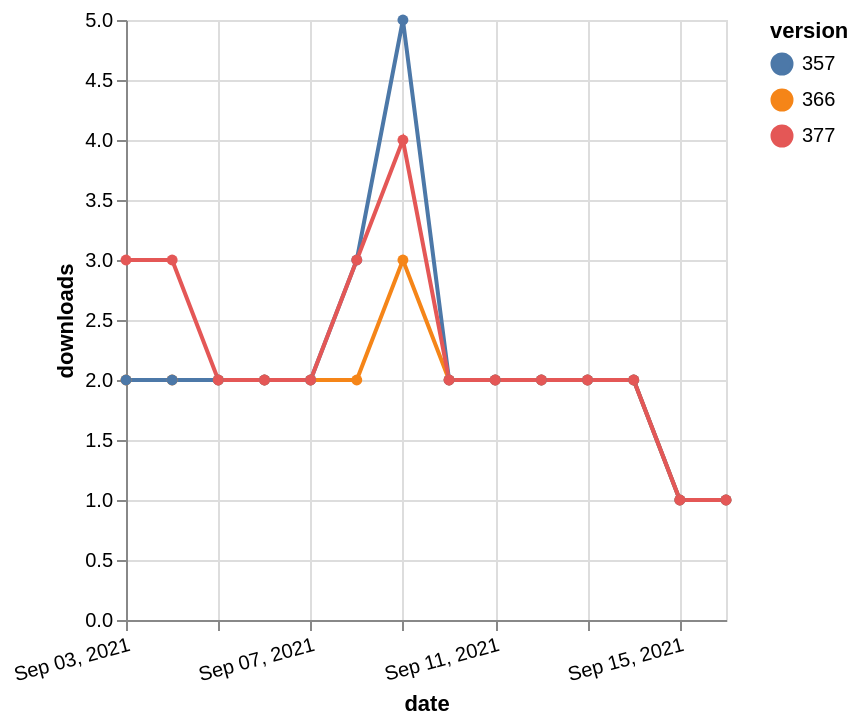

Describe this chart as a Vega-Lite specification.
### Vega-Lite specification from a JSON file in a GitHub repository (floating-point values rounded to 4 significant figures)
{"$schema": "https://vega.github.io/schema/vega-lite/v5.json", "description": "A simple bar chart with embedded data.", "data": {"values": [{"date": "2021-09-03", "total": 2236, "delta": 2, "version": "366"}, {"date": "2021-09-04", "total": 2238, "delta": 2, "version": "366"}, {"date": "2021-09-05", "total": 2240, "delta": 2, "version": "366"}, {"date": "2021-09-06", "total": 2242, "delta": 2, "version": "366"}, {"date": "2021-09-07", "total": 2244, "delta": 2, "version": "366"}, {"date": "2021-09-08", "total": 2246, "delta": 2, "version": "366"}, {"date": "2021-09-09", "total": 2249, "delta": 3, "version": "366"}, {"date": "2021-09-10", "total": 2251, "delta": 2, "version": "366"}, {"date": "2021-09-11", "total": 2253, "delta": 2, "version": "366"}, {"date": "2021-09-12", "total": 2255, "delta": 2, "version": "366"}, {"date": "2021-09-13", "total": 2257, "delta": 2, "version": "366"}, {"date": "2021-09-14", "total": 2259, "delta": 2, "version": "366"}, {"date": "2021-09-15", "total": 2260, "delta": 1, "version": "366"}, {"date": "2021-09-16", "total": 2261, "delta": 1, "version": "366"}, {"date": "2021-09-03", "total": 2723, "delta": 2, "version": "357"}, {"date": "2021-09-04", "total": 2725, "delta": 2, "version": "357"}, {"date": "2021-09-05", "total": 2727, "delta": 2, "version": "357"}, {"date": "2021-09-06", "total": 2729, "delta": 2, "version": "357"}, {"date": "2021-09-07", "total": 2731, "delta": 2, "version": "357"}, {"date": "2021-09-08", "total": 2734, "delta": 3, "version": "357"}, {"date": "2021-09-09", "total": 2739, "delta": 5, "version": "357"}, {"date": "2021-09-10", "total": 2741, "delta": 2, "version": "357"}, {"date": "2021-09-11", "total": 2743, "delta": 2, "version": "357"}, {"date": "2021-09-12", "total": 2745, "delta": 2, "version": "357"}, {"date": "2021-09-13", "total": 2747, "delta": 2, "version": "357"}, {"date": "2021-09-14", "total": 2749, "delta": 2, "version": "357"}, {"date": "2021-09-15", "total": 2750, "delta": 1, "version": "357"}, {"date": "2021-09-16", "total": 2751, "delta": 1, "version": "357"}, {"date": "2021-09-03", "total": 2046, "delta": 3, "version": "377"}, {"date": "2021-09-04", "total": 2049, "delta": 3, "version": "377"}, {"date": "2021-09-05", "total": 2051, "delta": 2, "version": "377"}, {"date": "2021-09-06", "total": 2053, "delta": 2, "version": "377"}, {"date": "2021-09-07", "total": 2055, "delta": 2, "version": "377"}, {"date": "2021-09-08", "total": 2058, "delta": 3, "version": "377"}, {"date": "2021-09-09", "total": 2062, "delta": 4, "version": "377"}, {"date": "2021-09-10", "total": 2064, "delta": 2, "version": "377"}, {"date": "2021-09-11", "total": 2066, "delta": 2, "version": "377"}, {"date": "2021-09-12", "total": 2068, "delta": 2, "version": "377"}, {"date": "2021-09-13", "total": 2070, "delta": 2, "version": "377"}, {"date": "2021-09-14", "total": 2072, "delta": 2, "version": "377"}, {"date": "2021-09-15", "total": 2073, "delta": 1, "version": "377"}, {"date": "2021-09-16", "total": 2074, "delta": 1, "version": "377"}]}, "width": "container", "mark": {"type": "line", "point": {"filled": true}}, "encoding": {"x": {"field": "date", "type": "temporal", "timeUnit": "yearmonthdate", "title": "date", "axis": {"labelAngle": -15}}, "y": {"field": "delta", "type": "quantitative", "title": "downloads"}, "color": {"field": "version", "type": "nominal"}, "tooltip": {"field": "delta"}}}
